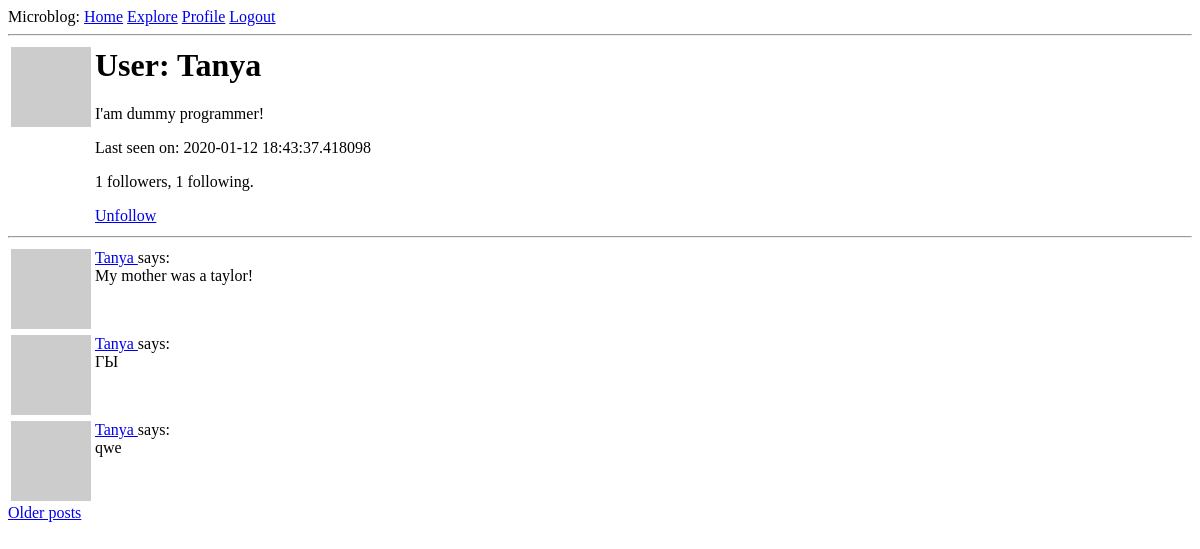
The app's page /user/Tanya (signed in), older data.
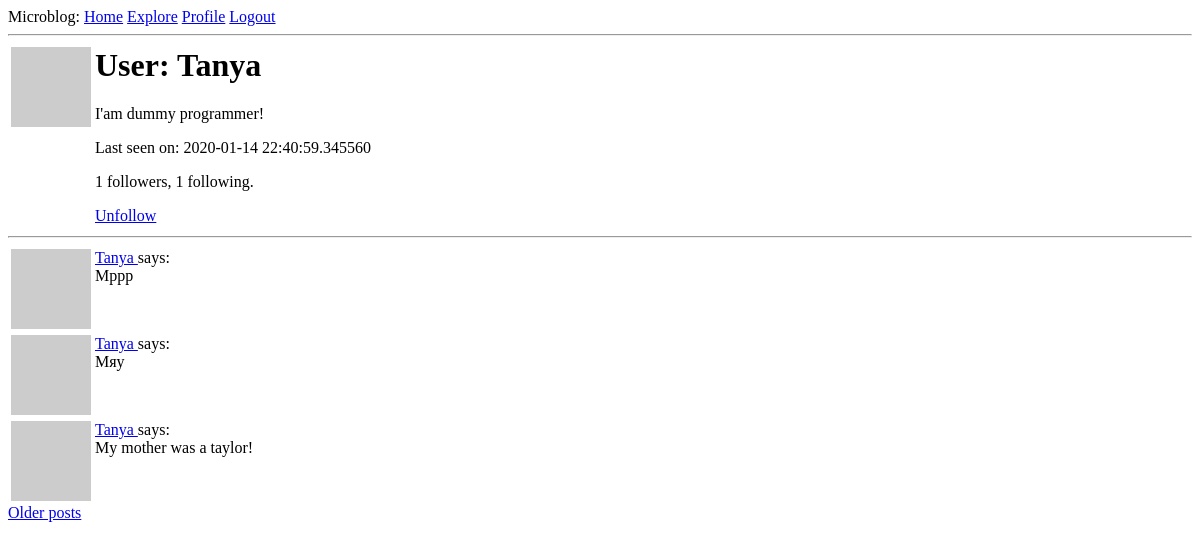
The same page, newer data.
### app/models.py (models this page shows, shortened)
class User(UserMixin, db.Model):
    id = db.Column(db.Integer, primary_key=True)
    username = db.Column(db.String(64), index=True, unique=True)
    email = db.Column(db.String(120), index=True, unique=True)
    password_hash = db.Column(db.String(128))
    posts = db.relationship('Post', backref='author', lazy='dynamic')
    about_me = db.Column(db.String(140))
    last_seen = db.Column(db.DateTime, default=datetime.utcnow)
    followed = db.relationship(
        'User', secondary=followers,
        primaryjoin=(followers.c.follower_id == id),
        secondaryjoin=(followers.c.followed_id == id),
        backref=db.backref('followers', lazy='dynamic'), lazy='dynamic')
    def avatar(self, size):
        digest = md5(self.email.lower().encode('utf-8')).hexdigest()
        return 'https://www.gravatar.com/avatar/{}?d=identicon&s={}'.format(
            digest, size)
    def is_following(self, user):
        return self.followed.filter(
            followers.c.followed_id == user.id).count() > 0

class Post(db.Model):
    id = db.Column(db.Integer, primary_key=True)
    body = db.Column(db.String(140))
    timestamp = db.Column(db.DateTime, index=True, default=datetime.utcnow)
    user_id = db.Column(db.Integer, db.ForeignKey('user.id'))

### app/routes.py (the view)
@app.route('/user/<username>')
@login_required
def user(username):
    user = User.query.filter_by(username=username).first_or_404()
    page = request.args.get('page', 1, type=int)
    posts = user.posts.order_by(Post.timestamp.desc()).paginate(
        page, app.config['POSTS_PER_PAGE'], False)
    if posts.has_next:
        next_url = url_for('user', username=user.username, page=posts.next_num)
    else:
        next_url = None
    if posts.has_prev:
        prev_url = url_for('user', username=user.username, page=posts.prev_num)
    else:
        prev_url = None
    return render_template('user.html', user=user, posts=posts.items,
                           next_url=next_url, prev_url=prev_url)

### app/models.py (called while the page is built)
@login.user_loader
def load_user(id):
    return User.query.get(int(id))

### app/routes.py (called while the page is built)
@app.before_request
def before_request():
    if current_user.is_authenticated:
        current_user.last_seen = datetime.utcnow()
        db.session.commit()

### app/templates/user.html (shortened to what this page needs)
{% extends "base.html" %}
{% block content %}
    <table>
        <tr valign="top">
            <td><img src="{{ user.avatar(128) }}"></td>
            <td>
		<h1>User: {{ user.username }}</h1>
		{% if user.about_me %}<p>{{ user.about_me }}</p>{% endif %}
                {% if user.last_seen %}<p>Last seen on: {{ user.last_seen }}</p>{% endif %}
		<p>{{ user.followers.count() }} followers, {{ user.followed.count() }} following.</p>
		{% if user == current_user %}
                <p><a href="{{ url_for('edit_profile') }}">Edit your profile</a></p>
		{% elif not current_user.is_following(user) %}
 		<p><a href="{{ url_for('follow', username=user.username) }}">Follow</a></p>
		{% else %}
		<p><a href="{{ url_for('unfollow', username=user.username) }}">Unfollow</a></p>
                {% endif %}
	    </td>
        </tr>
    </table>
    <hr>
    {% for post in posts %}
        {% include '_post.html' %}
    {% endfor %}
    {% if next_url %}
    <a href="{{ next_url }}">Older posts</a>
    {% endif %}
{% endblock %}

### app/templates/_post.html
<table>
    <tr valign="top">
        <td><img src="{{ post.author.avatar(32) }}"></td>
        <td>
            <a href="{{ url_for('user', username=post.author.username) }}">
                {{ post.author.username }}
            </a>
            says:<br>{{ post.body }}
        </td>
    </tr>
</table>

Row changes from the older to the newer data that the page shows:
no longer on this page (row unchanged): Post: author.username "Tanya", body "ГЫ"
no longer on this page (row unchanged): Post: author.username "Tanya", body "qwe"
changed User "Tanya": last_seen "2020-01-12 18:43:37.418098" → "2020-01-14 22:40:59.345560"
added Post: author.username "Tanya", body "Мррр"
added Post: author.username "Tanya", body "Мяу"
